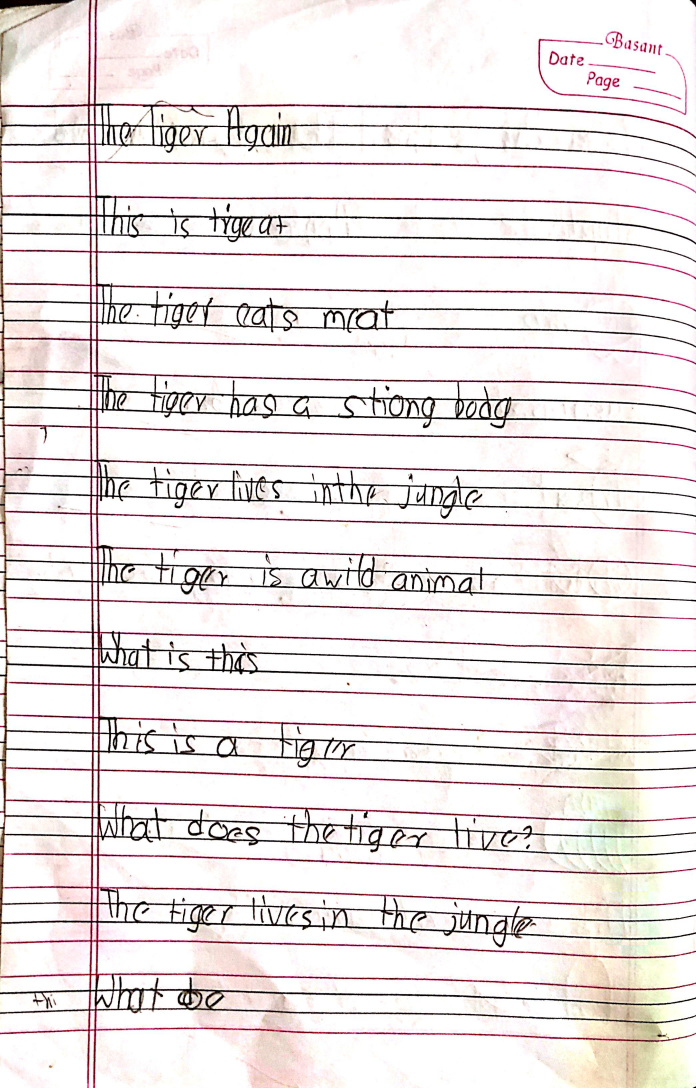
#> input picture dataset/kid1/IMG-20260311-WA0082.jpg, 2088 x 3264 px (shown at 1/3 size); its folder holds only this picture in this run
$ python -i feature_pipeline.py   (imports and definitions only)
#> lines starting #> are read from the running program, lines starting #| are printed output that depends on the picture
#> further down, picture is the input picture: shape (3264, 2088, 3); mean B, G, R 228.2, 228.8, 235
import numpy as np
import cv2
import os
import pickle

# [1 line not run here, left out]


# ==============================
# 1. FFT Feature Extraction
# ==============================
def extract_fft_features(image):
    """
    Input: image (numpy array)
    Output: feature vector (1D numpy array)
    """

    # Convert to grayscale
    if len(image.shape) == 3:
        image = cv2.cvtColor(image, cv2.COLOR_BGR2GRAY)
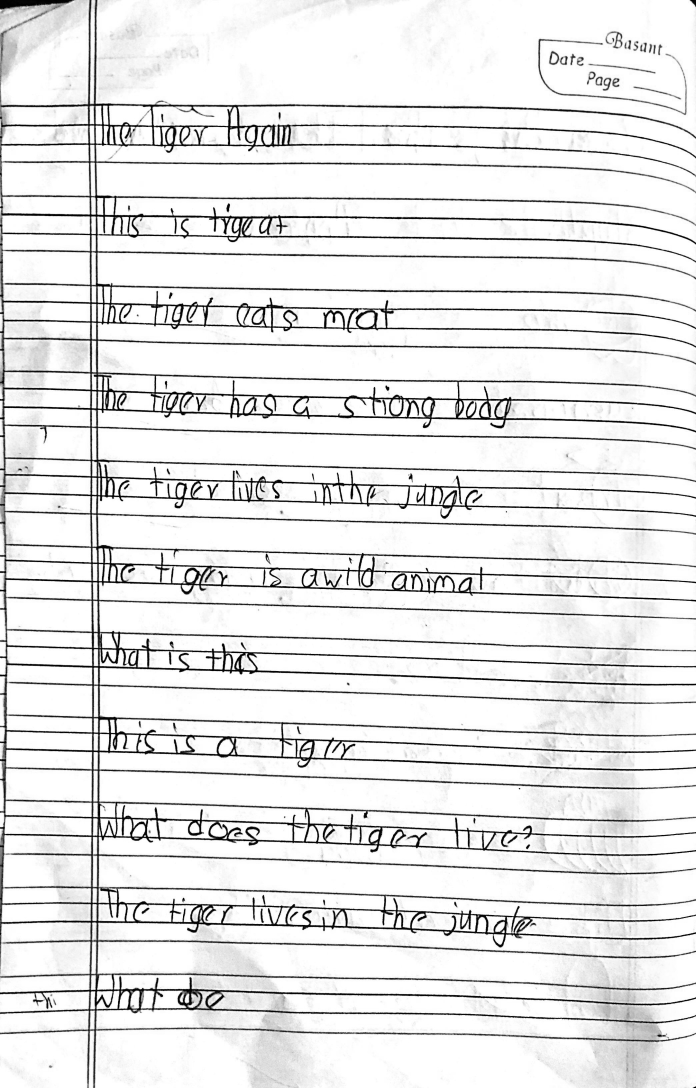
#> image: shape (3264, 2088) (shown at 1/3 size); min 0, max 255, mean 230.6

    # Resize (smaller = faster)
    image = cv2.resize(image, (128, 128))
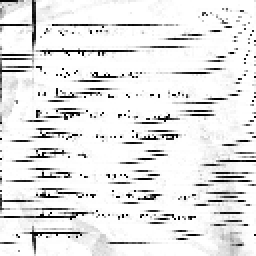
#> image: shape (128, 128) (shown 2 times larger); min 0, max 255, mean 229.4

    # FFT
    f = np.fft.fft2(image)
    fshift = np.fft.fftshift(f)
    magnitude = np.log(np.abs(fshift) + 1)
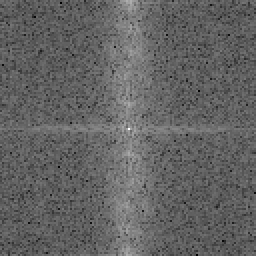
#> magnitude: shape (128, 128) float64 (shown 2 times larger); min 3.75, max 15.14, mean 8.2; drawn with min black and max white

    # Features
    mean = np.mean(magnitude)
#> mean = 8.2
    std = np.std(magnitude)
#> std = 0.841
    energy = np.sum(magnitude ** 2)
#> energy = 1112779.5

    return np.array([mean, std, energy])


# ==============================
# 2. Process Dataset
# ==============================
# [57 lines left out: functions process_dataset, save_features, not called in this run]


# ==============================
# 4. Main Execution
# ==============================
# [28 lines not run here, left out]

>>> import cv2
>>> picture = cv2.imread('../../dataset/kid1/IMG-20260311-WA0082.jpg')
>>> result = extract_fft_features(picture)
#> result = [8.2, 0.841, 1112779.5]

$ run again, on dataset/kid1/IMG-20260311-WA0084.jpg
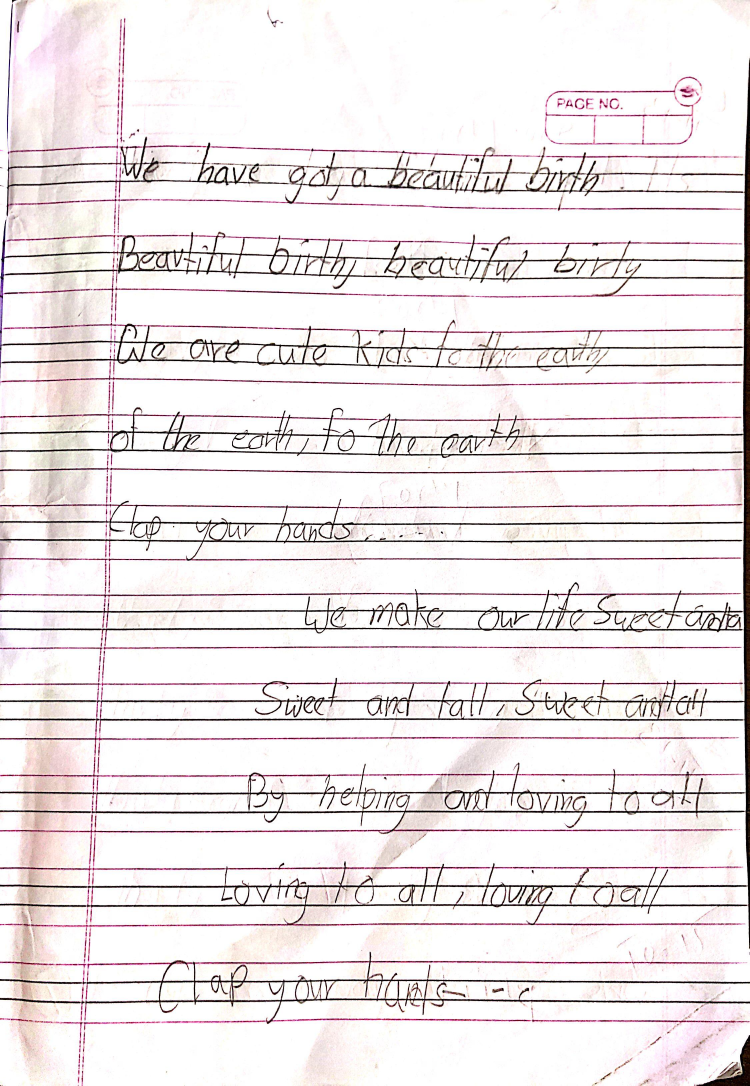
#> input picture dataset/kid1/IMG-20260311-WA0084.jpg, 2248 x 3256 px (shown at 1/3 size)
#> picture is the input picture: shape (3256, 2248, 3); mean B, G, R 232.4, 231.7, 237.3
#> in extract_fft_features, `image = cv2.resize(image, (128, 128))`:
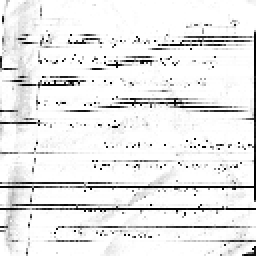
#> image: shape (128, 128) (shown 2 times larger); min 0, max 255, mean 232.4
#> in extract_fft_features, `magnitude = np.log(np.abs(fshift) + 1)`:
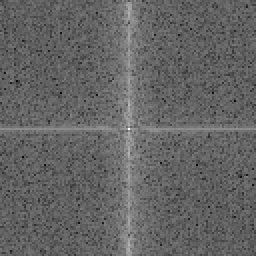
#> magnitude: shape (128, 128) float64 (shown 2 times larger); min 3.46, max 15.15, mean 8.07; drawn with min black and max white
#> mean = 8.07
#> std = 0.797
#> energy = 1078545.3
#> result = [8.07, 0.797, 1078545.3]

$ run again, on dataset/kid1/IMG-20260311-WA0086.jpg
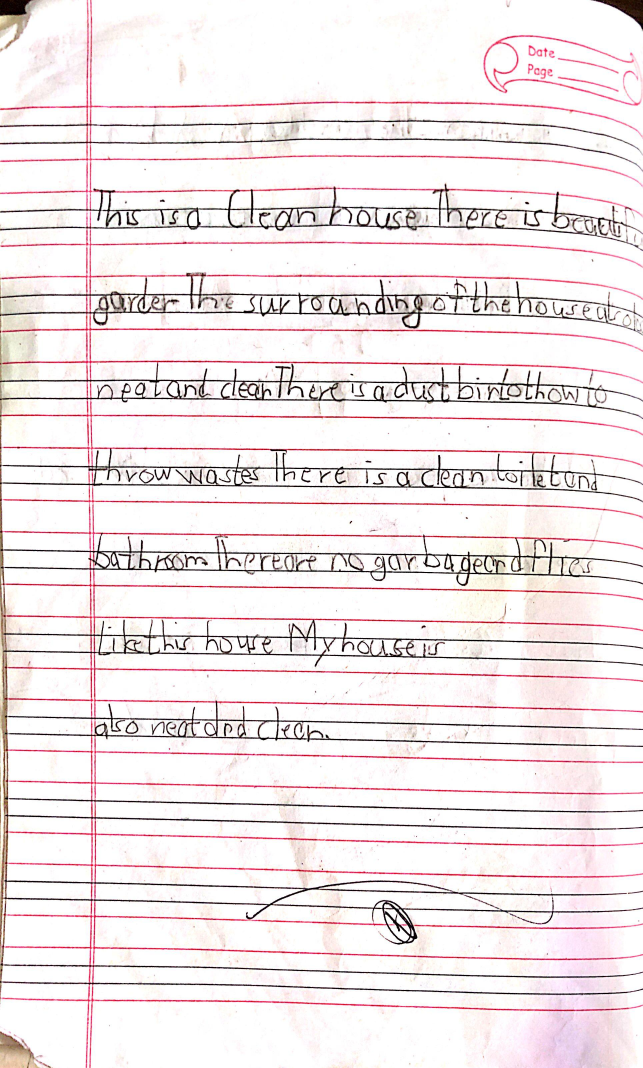
#> input picture dataset/kid1/IMG-20260311-WA0086.jpg, 1928 x 3204 px (shown at 1/3 size)
#> picture is the input picture: shape (3204, 1928, 3); mean B, G, R 233.2, 232.1, 240.5
#> in extract_fft_features, `image = cv2.resize(image, (128, 128))`:
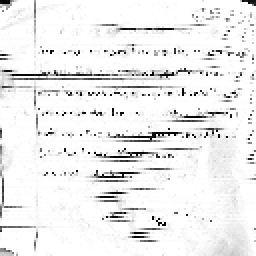
#> image: shape (128, 128) (shown 2 times larger); min 0, max 255, mean 237.7
#> in extract_fft_features, `magnitude = np.log(np.abs(fshift) + 1)`:
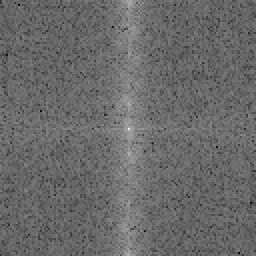
#> magnitude: shape (128, 128) float64 (shown 2 times larger); min 2.97, max 15.17, mean 8.06; drawn with min black and max white
#> mean = 8.06
#> std = 0.765
#> energy = 1072961.4
#> result = [8.06, 0.765, 1072961.4]
